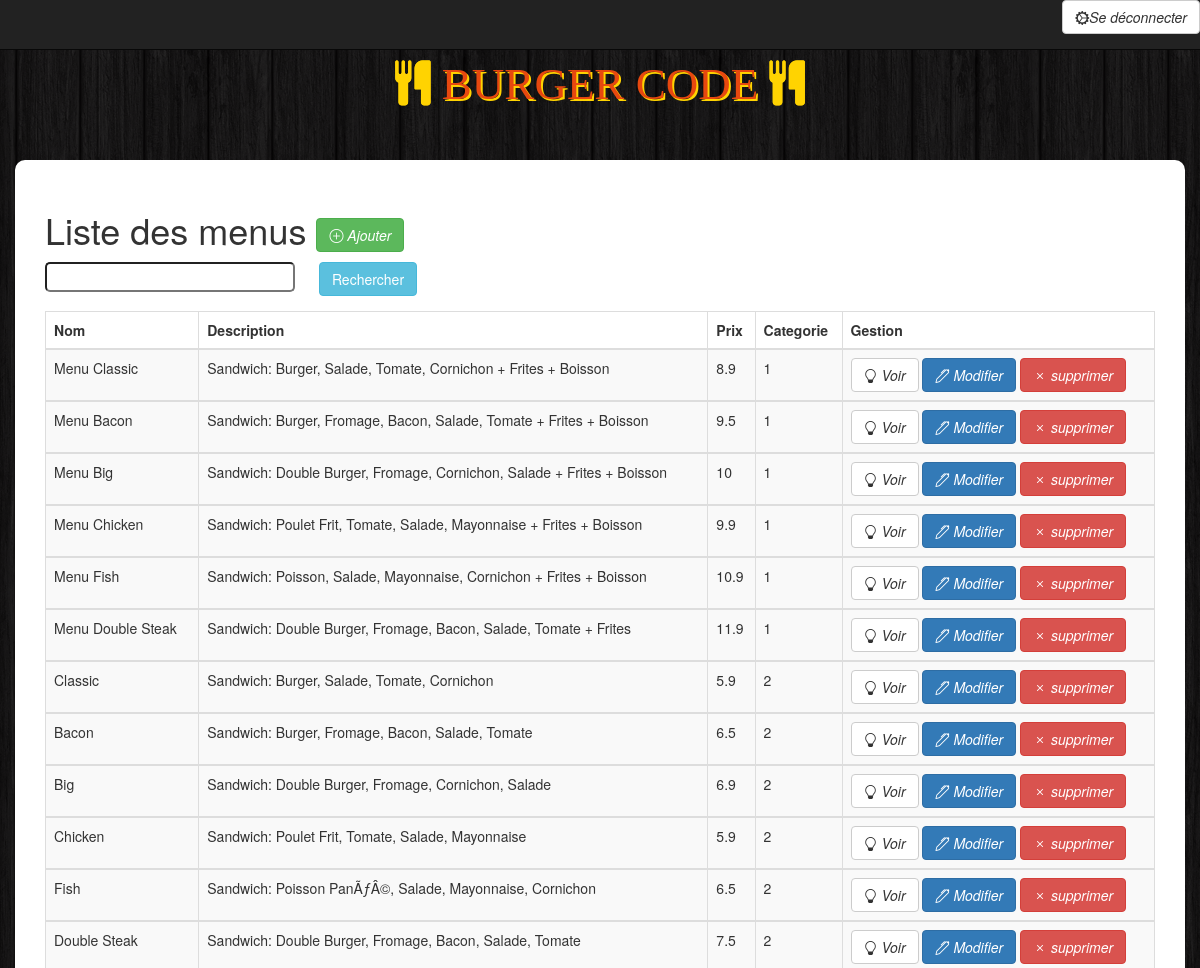
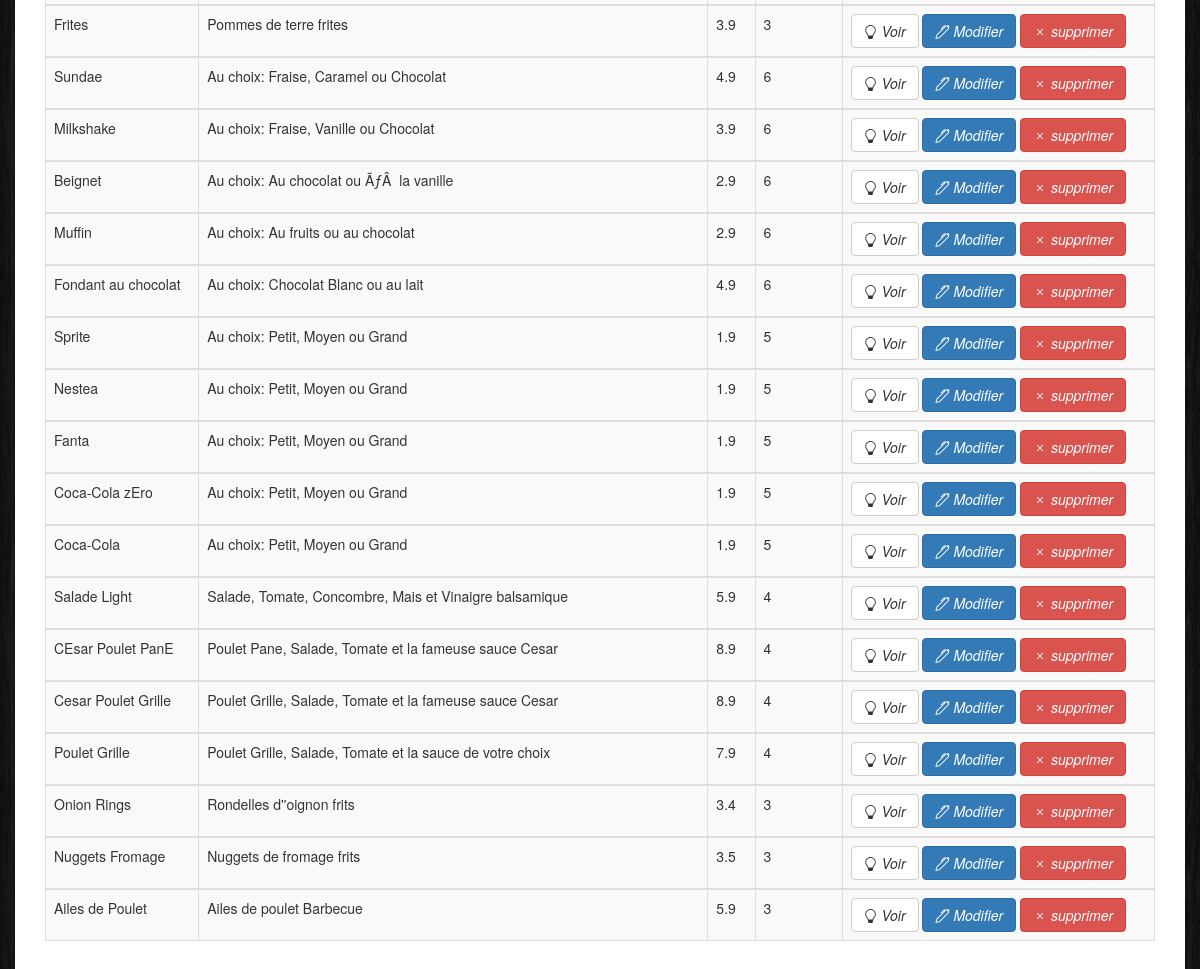
Page /menu.php on the committed database (2 pictures, top to bottom).
### tables this page shows
CREATE TABLE `items` (
  `id` int(11) NOT NULL,
  `name` varchar(100) NOT NULL,
  `description` varchar(255) NOT NULL,
  `price` float NOT NULL,
  `image` varchar(255) NOT NULL,
  `category` int(11) NOT NULL
);

### Database.php (called while the page is built, shortened)
<?php
	class Database
	{
		public $pdo ='';
		function __construct($host,$username, $password, $dbname)
		{
			$this->pdo = new PDO('mysql:host='.$host.';dbname='.$dbname,$username,$password);
		}
		function viewMenu()
		{
			$sql = 'SELECT name,description,price,category FROM items';
			$statement = $this->pdo->prepare($sql);
			$statement->execute();
			return $statement->fetchAll(PDO::FETCH_ASSOC);
		}
	}
?>

### menu.php (the view, shortened to what this page needs)
<?php
	require('Database.php');
	$db = new Database('localhost','root','','burgercode');
	$views=$db->viewMenu();
?>
<!DOCTYPE html>
<html>
<head>
	<link rel="stylesheet" type="text/css" href="css/bootstrap.min.css">
	<link rel="stylesheet" type="text/css" href="css/burgercode.css">
	<link rel="stylesheet" type="text/css" href="fa/css/font-awesome.min.css">
	<link href="bootstrap-icons/bootstrap-icons.css" rel="stylesheet">
</head>
<body>
	<div class="container-fluid">
		<nav class="navbar navbar-inverse navbar-fixed-top">
			<form role="form" method="POST" action="">
				<button type="submit" class="btn btn-default pull-right" name="logOut"> <i class="bi bi-gear-wide-connected">Se déconnecter </i></button>
			</form>
		</nav>
	</div>
	<div class="container">
		<h1 class="text-logo"><span class="fa fa-cutlery" id="iconeTitle"></span> BURGER CODE <span class="fa fa-cutlery"id="iconeTitle"></span></h1>
	</div>
	<div class="container" id="admin">
		<h1> Liste des menus <a href="insert.php" type="button" class="btn btn-success"><i class="bi bi-plus-circle"> Ajouter</i></a></h1>
		<div class="form-group">
			<form role="form" method="POST" action="menu.php">
				<input type="text" name="search" style="width:250px;height: 30px; margin-right: 20px; border-radius: 5px;">
				<button type="submit" name="confirmSearch" class="btn btn-info"> Rechercher </button>
			</form>
		</div>
		<table class="table  table-striped table-bordered">
			<thead>
					<tr>
						<th>Nom</th>
						<th>Description</th>
						<th>Prix</th>
						<th>Categorie</th>
						<th>Gestion</th>
					</tr>
			</thead>
			<?php foreach($views as $view): ?>
			<tbody>
				<tr>
					<td> <?php echo $view['name']; ?> </td>
					<td> <?php echo $view['description']; ?> </td>
					<td> <?php echo $view['price']; ?> </td>
					<td> <?php echo $view['category']; ?></td>
					<td>
						<a href="viewOneMenu.php?name=<?php echo $view['name']; ?>" type="button" class="btn btn-default"><i class="bi bi-lightbulb"> Voir </i></a>
						<a href="update.php?name=<?php echo $view['name'];?>" type="button" class="btn btn-primary"><i class="bi bi-pen"> Modifier </i></a>
						<a href="delete.php?name=<?php echo $view['name'];?>" type="button" class="btn btn-danger"><i class="bi bi-x"> supprimer </i></a>
					</td>
				</tr>
			</tbody>
			<?php endforeach; ?>
		</table>
	</div>
</body>
</html>

### css/burgercode.css (style rules this page uses)
body { background: url(../images/bg.png); }
.text-logo { font-family: ui-rounded; color: #e7480f; text-shadow: 2px 2px #ffd301; font-size: 45px; text-align: center; padding: 40px 0; }
#iconeTitle { color: #ffd301; text-shadow: 0 0 #ffd301; }
#admin { background: white; border-radius: 10px; padding: 30px; }

### rows in the picture
items: name "Menu Classic", description "Sandwich: Burger, Salade, Tomate, Cornichon + Frites + Boisson", price "8.9", category "1"
items: name "Menu Bacon", description "Sandwich: Burger, Fromage, Bacon, Salade, Tomate + Frites + Boisson", price "9.5", category "1"
items: name "Menu Big", description "Sandwich: Double Burger, Fromage, Cornichon, Salade + Frites + Boisson", price "10", category "1"
items: name "Menu Chicken", description "Sandwich: Poulet Frit, Tomate, Salade, Mayonnaise + Frites + Boisson", price "9.9", category "1"
items: name "Menu Fish", description "Sandwich: Poisson, Salade, Mayonnaise, Cornichon + Frites + Boisson", price "10.9", category "1"
items: name "Menu Double Steak", description "Sandwich: Double Burger, Fromage, Bacon, Salade, Tomate + Frites", price "11.9", category "1"
items: name "Classic", description "Sandwich: Burger, Salade, Tomate, Cornichon", price "5.9", category "2"
items: name "Bacon", description "Sandwich: Burger, Fromage, Bacon, Salade, Tomate", price "6.5", category "2"
items: name "Big", description "Sandwich: Double Burger, Fromage, Cornichon, Salade", price "6.9", category "2"
items: name "Chicken", description "Sandwich: Poulet Frit, Tomate, Salade, Mayonnaise", price "5.9", category "2"
items: name "Fish", description "Sandwich: Poisson PanÃƒÂ©, Salade, Mayonnaise, Cornichon", price "6.5", category "2"
items: name "Double Steak", description "Sandwich: Double Burger, Fromage, Bacon, Salade, Tomate", price "7.5", category "2"
items: name "Frites", description "Pommes de terre frites", price "3.9", category "3"
items: name "Sundae", description "Au choix: Fraise, Caramel ou Chocolat", price "4.9", category "6"
items: name "Milkshake", description "Au choix: Fraise, Vanille ou Chocolat", price "3.9", category "6"
items: name "Beignet", description "Au choix: Au chocolat ou ÃƒÂ la vanille", price "2.9", category "6"
items: name "Muffin", description "Au choix: Au fruits ou au chocolat", price "2.9", category "6"
items: name "Fondant au chocolat", description "Au choix: Chocolat Blanc ou au lait", price "4.9", category "6"
items: name "Sprite", description "Au choix: Petit, Moyen ou Grand", price "1.9", category "5"
items: name "Nestea", description "Au choix: Petit, Moyen ou Grand", price "1.9", category "5"
items: name "Fanta", description "Au choix: Petit, Moyen ou Grand", price "1.9", category "5"
items: name "Coca-Cola zEro", description "Au choix: Petit, Moyen ou Grand", price "1.9", category "5"
items: name "Coca-Cola", description "Au choix: Petit, Moyen ou Grand", price "1.9", category "5"
items: name "Salade Light", description "Salade, Tomate, Concombre, Mais et Vinaigre balsamique", price "5.9", category "4"
items: name "CEsar Poulet PanE", description "Poulet Pane, Salade, Tomate et la fameuse sauce Cesar", price "8.9", category "4"
items: name "Cesar Poulet Grille", description "Poulet Grille, Salade, Tomate et la fameuse sauce Cesar", price "8.9", category "4"
items: name "Poulet Grille", description "Poulet Grille, Salade, Tomate et la sauce de votre choix", price "7.9", category "4"
items: name "Onion Rings", description "Rondelles d''oignon frits", price "3.4", category "3"
items: name "Nuggets Fromage", description "Nuggets de fromage frits", price "3.5", category "3"
items: name "Ailes de Poulet", description "Ailes de poulet Barbecue", price "5.9", category "3"
